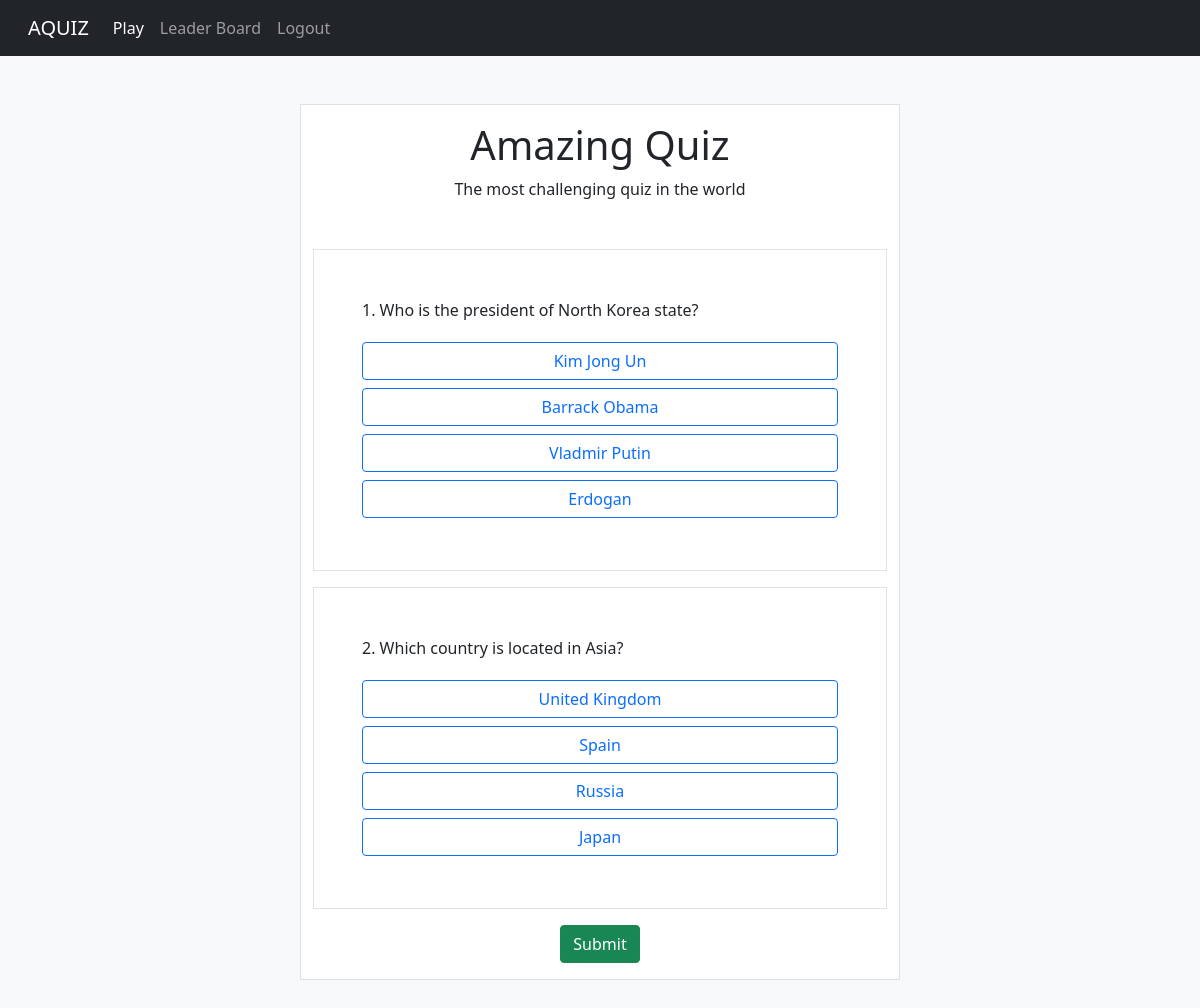
Screenshot of / (signed in) with the database file from the repository.
### quiz/models.py (models this page shows)
class Questions(models.Model):
    MAX_QUESTION = 10
    serial = models.IntegerField(
        default=1,
        validators=[MaxValueValidator(MAX_QUESTION), MinValueValidator(1)])
    text = models.CharField(max_length=500)
    def get_answers(self):
        return Answers.objects.filter(question=self.id)
    @classmethod
    def get_questions(cls):
        return cls.objects.all()
    @classmethod
    def get_questions_answers(cls):
        for question in cls.get_questions():
            yield question, question.get_answers()

class Answers(models.Model):
    class Options(models.TextChoices):
        A = "A"
        B = "B"
        C = "C"
        D = "D"
    option = models.CharField(max_length=1, choices=Options.choices)
    text = models.CharField(max_length=255)
    key_answer = models.BooleanField(default=False)
    question = models.ForeignKey(Questions, on_delete=models.CASCADE)

### quiz/views.py (the view, shortened to what this page needs)
# urls.py: path("", IndexView.as_view(), name="index"),
class IndexView(generic.View):
    template_name = "index.html"
    @method_decorator(login_required(login_url="/login"), name="dispatch")
    def get(self, request):
        data = Questions.get_questions_answers()
        context = {"data": data}
        return render(request, self.template_name, context)

### quiz/templates/index.html (shortened to what this page needs)
{% extends 'base.html' %}
{% block content %}
<div class="container col-12 col-md-6 my-5 bg-white border border-1">
  <div class="container p-3">
    <h1 class="text-center">Amazing Quiz</h1>
    <p class="text-center">The most challenging quiz in the world</p>
  </div>
  <form method="POST">
    {% for question, answers in data %}
    <div class="container p-3 p-sm-5 my-3 border border-1">
      <p>{{ forloop.counter }}. {{ question.text }}</p>
      {% for option in answers %}
        <label
          for="{{ question.id }}{{ forloop.counter }}{{ option.option }}"
          class="container my-1 btn btn-outline-primary"
        >
          {{ option.text }}
        </label>
      {% endfor %}
    </div>
    {% endfor %}
    <div class="text-center">
      <button class="btn btn-success text-center mb-3">
        Submit
      </button>
    </div>
  </form>
</div>
{% endblock %}

### rows the page displays
Questions: text "Who is the president of North Korea state?"
Answers: text "Kim Jong Un"
Answers: text "Barrack Obama"
Answers: text "Vladmir Putin"
Answers: text "Erdogan"
Questions: text "Which country is located in Asia?"
Answers: text "United Kingdom"
Answers: text "Spain"
Answers: text "Russia"
Answers: text "Japan"
